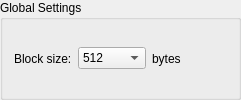
             <widget class="QGroupBox" name="gbBlockSize">
              <property name="title">
               <string>Global Settings</string>
              </property>
              <layout class="QVBoxLayout" name="verticalLayout_17">
               <item>
                <layout class="QHBoxLayout" name="hlayBlockSize">
                 <item>
                  <widget class="QLabel" name="label_15">
                   <property name="toolTip">
                    <string>&lt;html&gt;&lt;head/&gt;&lt;body&gt;&lt;p&gt;&lt;span style=&quot; font-weight:600;&quot;&gt;What it means:&lt;/span&gt; The block size is the unit of allocation for file data and metadata. All read and write requests issued against the storage media are always at least a block in size. A single block size is shared by all Reliance Edge volumes.&lt;/p&gt;&lt;p&gt;&lt;span style=&quot; font-weight:600;&quot;&gt;Guidance:&lt;/span&gt; The value chosen for the block size is important due to its impact on memory usage, performance, and file system limits. Smaller block sizes use less memory; while larger block sizes tend to yield better performance and larger maximum file and volume sizes.&lt;/p&gt;&lt;p&gt;Setting the block size to the sector size is usually a good starting point; but if using flash media, setting it to the page size (or a decent guess at the page size) will improve performance and is usually worth it unless memory usage is a concern. If performance is not good enough, experimenting with other block sizes is a good starting point.&lt;/p&gt;&lt;p&gt;For more information, see the &amp;quot;Product Configuration&amp;quot; chapter of the Reliance Edge Developer's Guide.&lt;br/&gt;&lt;/p&gt;&lt;/body&gt;&lt;/html&gt;</string>
                   </property>
                   <property name="text">
                    <string>Block size:</string>
                   </property>
                  </widget>
                 </item>
                 <item>
                  <widget class="QComboBox" name="cmbBlockSize">
                   <property name="currentIndex">
                    <number>2</number>
                   </property>
                   <item>
                    <property name="text">
                     <string>128</string>
                    </property>
                   </item>
                   <item>
                    <property name="text">
                     <string>256</string>
                    </property>
                   </item>
                   <item>
                    <property name="text">
                     <string>512</string>
                    </property>
                   </item>
                   <item>
                    <property name="text">
                     <string>1,024</string>
                    </property>
                   </item>
                   <item>
                    <property name="text">
                     <string>2,048</string>
                    </property>
                   </item>
                   <item>
                    <property name="text">
                     <string>4,096</string>
                    </property>
                   </item>
                   <item>
                    <property name="text">
                     <string>8,192</string>
                    </property>
                   </item>
                   <item>
                    <property name="text">
                     <string>16,384</string>
                    </property>
                   </item>
                   <item>
                    <property name="text">
                     <string>32,768</string>
                    </property>
                   </item>
                   <item>
                    <property name="text">
                     <string>65,536</string>
                    </property>
                   </item>
                  </widget>
                 </item>
                 <item>
                  <widget class="QLabel" name="label_16">
                   <property name="text">
                    <string>bytes</string>
                   </property>
                  </widget>
                 </item>
                 <item>
                  <spacer name="horizontalSpacer_10">
                   <property name="orientation">
                    <enum>Qt::Horizontal</enum>
                   </property>
                   <property name="sizeHint" stdset="0">
                    <size>
                     <width>40</width>
                     <height>20</height>
                    </size>
                   </property>
                  </spacer>
                 </item>
                 <item>
                  <widget class="WarningBtn" name="wbtnBlockSize" native="true">
                   <property name="sizePolicy">
                    <sizepolicy hsizetype="Fixed" vsizetype="Ignored">
                     <horstretch>0</horstretch>
                     <verstretch>0</verstretch>
                    </sizepolicy>
                   </property>
                   <property name="minimumSize">
                    <size>
                     <width>0</width>
                     <height>0</height>
                    </size>
                   </property>
                   <property name="maximumSize">
                    <size>
                     <width>18</width>
                     <height>16777215</height>
                    </size>
                   </property>
                  </widget>
                 </item>
                </layout>
               </item>
              </layout>
             </widget>
